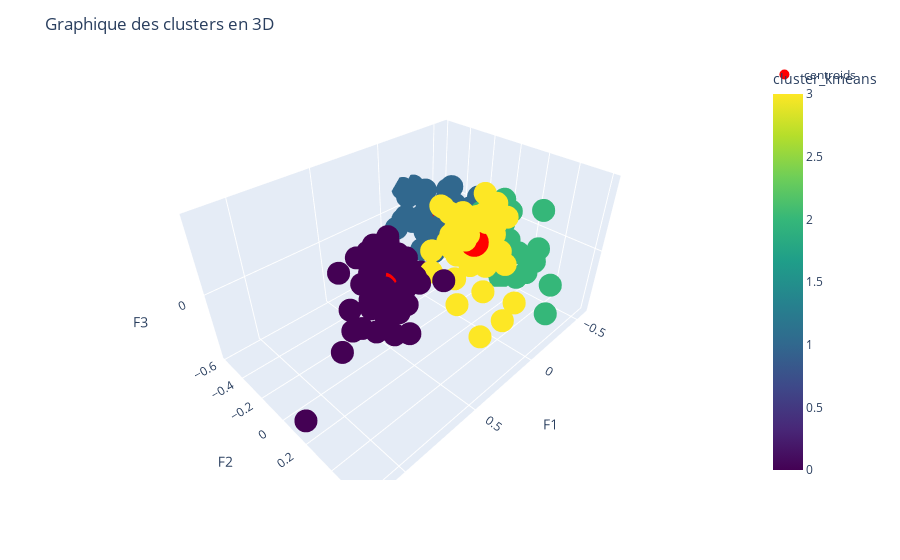

Notebook source saved alongside this figure:
### Code cell
import plotly.graph_objects as go

fig = px.scatter_3d(df, x='F1', y='F2', z='F3', color='cluster_kmeans', color_continuous_scale='Viridis')

# Ajouter les centroïdes au graphique
fig.add_trace(go.Scatter3d(x=centroids[:, 0], y=centroids[:, 1], z=centroids[:, 2], 
                           mode='markers',
                           marker=dict(size=10, color='red'), 
                           name='centroids'))

fig.update_layout(title='Graphique des clusters en 3D')
fig.show()

### Figure 1 — Plotly figure (JSON) as saved in the notebook; plotly's stock layout.template omitted (floating-point values rounded to 4 significant figures; data arrays with more than 128 entries replaced by an {"elided": "..."} marker saying what was removed)
{"data": [{"hovertemplate": "F1=%{x}<br>F2=%{y}<br>F3=%{z}<br>cluster_kmeans=%{marker.color}<extra></extra>", "legendgroup": "", "marker": {"color": {"elided": "165 int values"}, "coloraxis": "coloraxis", "symbol": "circle"}, "mode": "markers", "name": "", "scene": "scene", "showlegend": false, "type": "scatter3d", "x": {"elided": "165 float values"}, "y": {"elided": "165 float values"}, "z": {"elided": "165 float values"}}, {"marker": {"color": "red", "size": 10}, "mode": "markers", "name": "centroids", "type": "scatter3d", "x": [0.484, -0.1863, -0.3578, -0.001995], "y": [-0.06316, -0.3165, 0.1066, 0.1676], "z": [-0.04759, 0.0297, -0.09847, 0.1263]}], "layout": {"coloraxis": {"colorbar": {"title": {"text": "cluster_kmeans"}}, "colorscale": [[0, "#440154"], [0.1111, "#482878"], [0.2222, "#3e4989"], [0.3333, "#31688e"], [0.4444, "#26828e"], [0.5556, "#1f9e89"], [0.6667, "#35b779"], [0.7778, "#6ece58"], [0.8889, "#b5de2b"], [1, "#fde725"]]}, "legend": {"tracegroupgap": 0}, "margin": {"t": 60}, "scene": {"domain": {"x": [0, 1], "y": [0, 1]}, "xaxis": {"title": {"text": "F1"}}, "yaxis": {"title": {"text": "F2"}}, "zaxis": {"title": {"text": "F3"}}}, "title": {"text": "Graphique des clusters en 3D"}}}
